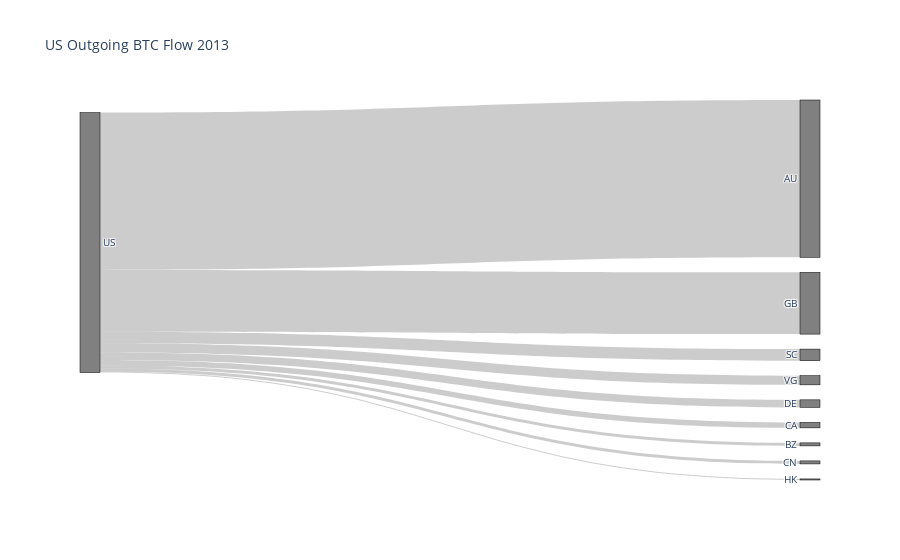
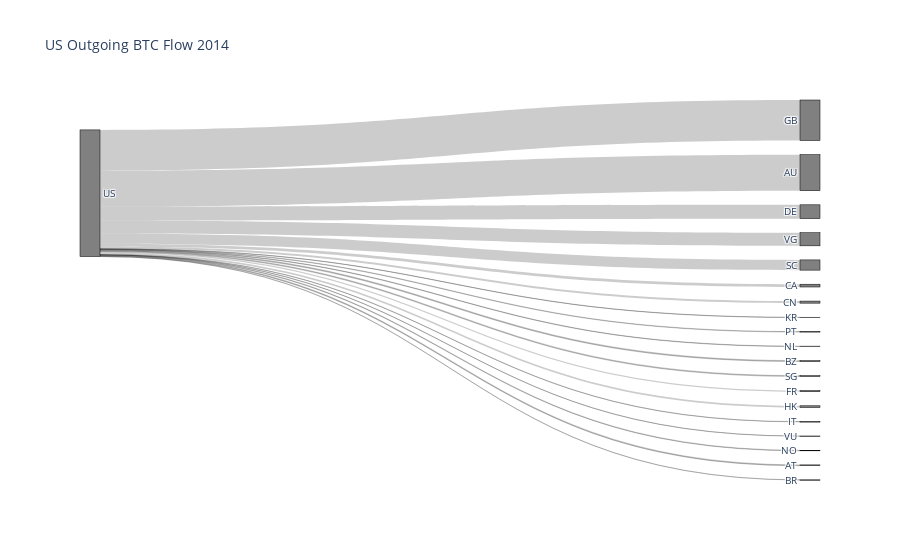
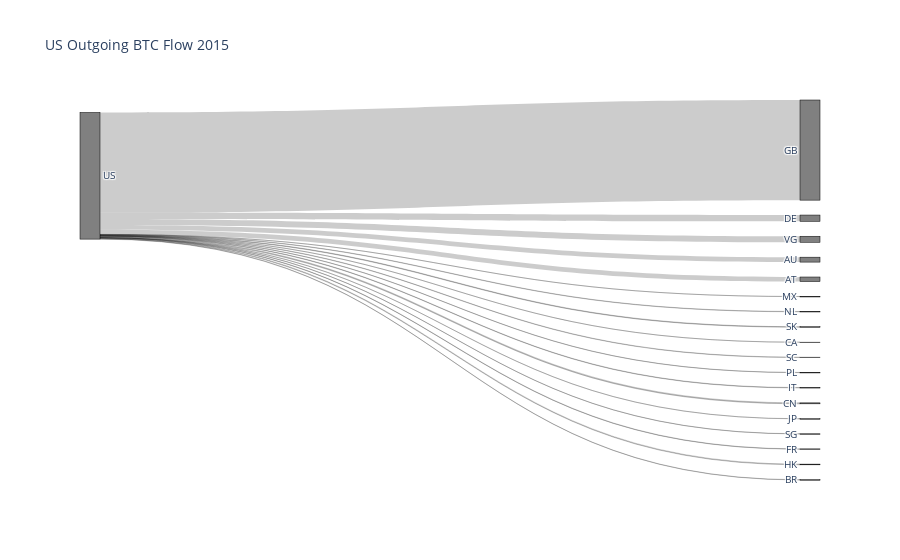
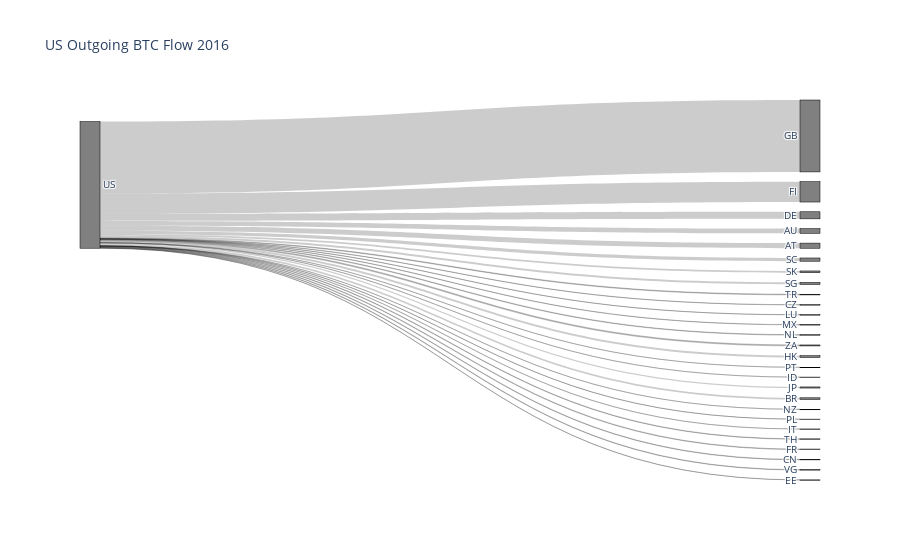

Source (notebook cell) for these figures, in order:
### Code cell
pairs = expanded_df.copy()

for year in range(2013, 2023):

    grouped_df = pairs[pairs.year == year].groupby(['src_jurisdictions', 'dst_jurisdictions'])['value_USD'].sum()
    src_countries = list(grouped_df.index.get_level_values(0).unique())
    dst_countries = list(grouped_df.index.get_level_values(1).unique())
    all_countries = list(set(src_countries + dst_countries))

    countries_index = {}
    for i, country in enumerate(all_countries):
        countries_index[country] = i

    sources = []
    target = []
    values = []
    text = []
    for element in grouped_df.index:
        src = element[0]
        dst = element[1]
        value = grouped_df[element]
    
        if src == 'US' and value > 10000:
            sources.append(countries_index[src])
            target.append(countries_index[dst] + len(countries_index))
            values.append(value)
            text.append(f'{value}')

    # Sankey Diagram
    fig = go.Figure(data=[go.Sankey(
        node = dict(
          pad = 15,
          thickness = 20,
          line = dict(color = "black", width = 0.5),
          label = all_countries + all_countries,
          color = "gray"
        ),
        link = dict(
          source = sources, # indices correspond to labels, eg A1, A2, A1, B1, ...
          target = target,
          value = values,
      ))])
    fig.update_layout(title_text=f'US Outgoing BTC Flow {year}', font_size=10)
    pio.write_image(fig, f'figs/us_flow{year}.png')
    fig.show()

### Figure 1 — Plotly figure (JSON) as saved in the notebook; plotly's stock layout.template omitted (floating-point values rounded to 4 significant figures)
{"data": [{"link": {"source": [22, 22, 22, 22, 22, 22, 22, 22, 22], "target": [37, 34, 33, 41, 26, 24, 44, 36, 43], "value": [1774000.0, 34150.0, 61630.0, 34150.0, 85130.0, 696500.0, 12150.0, 130700.0, 103200.0]}, "node": {"color": "gray", "label": ["GB", "KR", "DE", "CZ", "TR", "HR", "NL", "SK", "IN", "CA", "BZ", "RU", "SC", "AU", "IR", "IT", "SG", "CN", "AT", "VG", "HK", "BR", "US", "NO", "GB", "KR", "DE", "CZ", "TR", "HR", "NL", "SK", "IN", "CA", "BZ", "RU", "SC", "AU", "IR", "IT", "SG", "CN", "AT", "VG", "HK", "BR", "US", "NO"], "line": {"color": "black", "width": 0.5}, "pad": 15, "thickness": 20}, "type": "sankey"}], "layout": {"font": {"size": 10}, "title": {"text": "US Outgoing BTC Flow 2013"}}}

### Figure 2 — Plotly figure (JSON) as saved in the notebook; plotly's stock layout.template omitted (floating-point values rounded to 4 significant figures)
{"data": [{"link": {"source": [38, 38, 38, 38, 38, 38, 38, 38, 38, 38, 38, 38, 38, 38, 38, 38, 38, 38, 38], "target": [79, 61, 75, 56, 55, 71, 42, 70, 40, 74, 65, 41, 52, 77, 48, 58, 67, 73, 72], "value": [53110.0, 2279000.0, 11810.0, 59060.0, 176300.0, 132000.0, 874200.0, 71130.0, 2560000.0, 110200.0, 19000.0, 18040.0, 26240.0, 35680.0, 29410.0, 645600.0, 55290.0, 827200.0, 12510.0]}, "node": {"color": "gray", "label": ["GB", "KR", "DE", "FI", "TW", "CZ", "TR", "HR", "PT", "MX", "BE", "ID", "NL", "SK", "VN", "CA", "BZ", "RU", "SC", "NZ", "AR", "AU", "PL", "IR", "ZA", "IT", "JP", "SG", "DK", "TH", "FR", "CN", "VU", "VG", "HK", "BR", "EE", "NO", "US", "AT", "GB", "KR", "DE", "FI", "TW", "CZ", "TR", "HR", "PT", "MX", "BE", "ID", "NL", "SK", "VN", "CA", "BZ", "RU", "SC", "NZ", "AR", "AU", "PL", "IR", "ZA", "IT", "JP", "SG", "DK", "TH", "FR", "CN", "VU", "VG", "HK", "BR", "EE", "NO", "US", "AT"], "line": {"color": "black", "width": 0.5}, "pad": 15, "thickness": 20}, "type": "sankey"}], "layout": {"font": {"size": 10}, "title": {"text": "US Outgoing BTC Flow 2014"}}}

### Figure 3 — Plotly figure (JSON) as saved in the notebook; plotly's stock layout.template omitted (floating-point values rounded to 4 significant figures)
{"data": [{"link": {"source": [38, 38, 38, 38, 38, 38, 38, 38, 38, 38, 38, 38, 38, 38, 38, 38, 38, 38], "target": [79, 62, 76, 56, 72, 42, 71, 40, 75, 66, 67, 50, 52, 63, 59, 68, 53, 74], "value": [585600.0, 633400.0, 34900.0, 13380.0, 123100.0, 808800.0, 44090.0, 12870000.0, 90510.0, 54280.0, 19770.0, 14180.0, 42930.0, 26220.0, 45810.0, 24170.0, 72490.0, 774200.0]}, "node": {"color": "gray", "label": ["GB", "KR", "DE", "FI", "TW", "CZ", "TR", "HR", "LU", "PT", "MX", "ID", "NL", "SK", "VN", "MH", "CA", "BZ", "RU", "SC", "NZ", "AR", "AU", "PL", "IR", "ZA", "IT", "JP", "SG", "DK", "TH", "FR", "CN", "VU", "VG", "HK", "BR", "EE", "US", "AT", "GB", "KR", "DE", "FI", "TW", "CZ", "TR", "HR", "LU", "PT", "MX", "ID", "NL", "SK", "VN", "MH", "CA", "BZ", "RU", "SC", "NZ", "AR", "AU", "PL", "IR", "ZA", "IT", "JP", "SG", "DK", "TH", "FR", "CN", "VU", "VG", "HK", "BR", "EE", "US", "AT"], "line": {"color": "black", "width": 0.5}, "pad": 15, "thickness": 20}, "type": "sankey"}], "layout": {"font": {"size": 10}, "title": {"text": "US Outgoing BTC Flow 2015"}}}

### Figure 4 — Plotly figure (JSON) as saved in the notebook; plotly's stock layout.template omitted (floating-point values rounded to 4 significant figures)
{"data": [{"link": {"source": [39, 39, 39, 39, 39, 39, 39, 39, 39, 39, 39, 39, 39, 39, 39, 39, 39, 39, 39, 39, 39, 39, 39, 39, 39, 39, 39], "target": [81, 64, 78, 74, 47, 44, 79, 45, 73, 42, 77, 53, 68, 69, 50, 52, 54, 62, 65, 51, 61, 70, 55, 72, 48, 76, 67], "value": [1116000.0, 1037000.0, 377800.0, 114300.0, 57650.0, 1537000.0, 31900.0, 4426000.0, 123300.0, 15630000.0, 393700.0, 27120.0, 33040.0, 238700.0, 40320.0, 64440.0, 123500.0, 24220.0, 19190.0, 17340.0, 704100.0, 447200.0, 376800.0, 98670.0, 149000.0, 104400.0, 216800.0]}, "node": {"color": "gray", "label": ["", "GB", "KR", "DE", "FI", "TW", "CZ", "TR", "HR", "LU", "PT", "MX", "ID", "NL", "SK", "VN", "PA", "CA", "BZ", "RU", "SC", "NZ", "AR", "AU", "PL", "IR", "ZA", "IT", "JP", "SG", "DK", "TH", "FR", "CN", "VU", "VG", "HK", "BR", "EE", "US", "AT", "", "GB", "KR", "DE", "FI", "TW", "CZ", "TR", "HR", "LU", "PT", "MX", "ID", "NL", "SK", "VN", "PA", "CA", "BZ", "RU", "SC", "NZ", "AR", "AU", "PL", "IR", "ZA", "IT", "JP", "SG", "DK", "TH", "FR", "CN", "VU", "VG", "HK", "BR", "EE", "US", "AT"], "line": {"color": "black", "width": 0.5}, "pad": 15, "thickness": 20}, "type": "sankey"}], "layout": {"font": {"size": 10}, "title": {"text": "US Outgoing BTC Flow 2016"}}}
